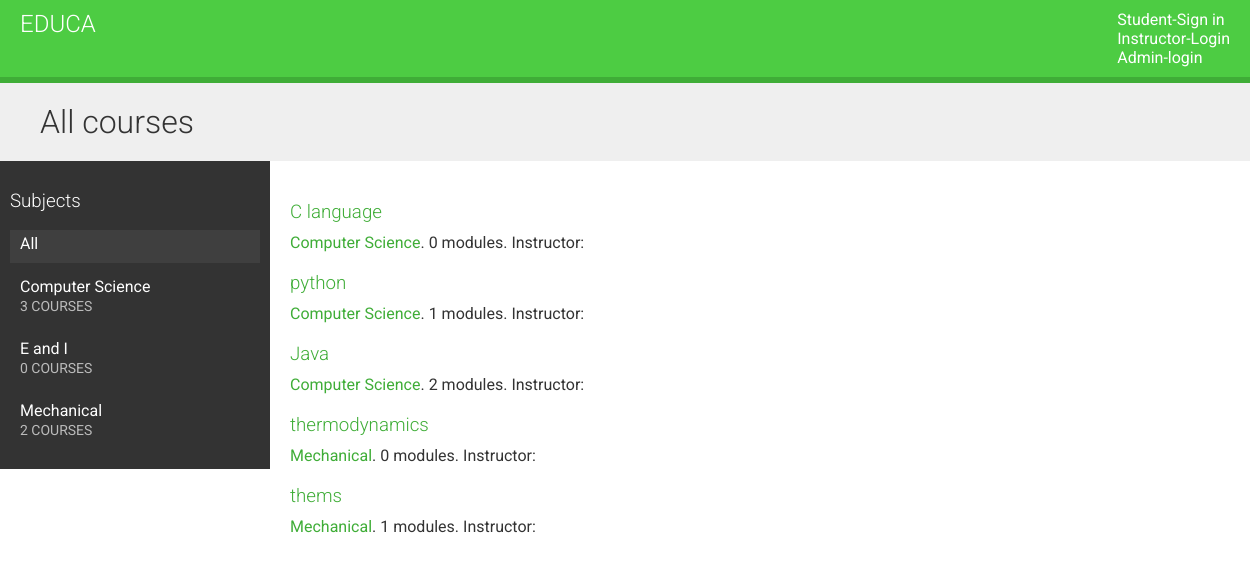
Screenshot of /course/ with the database file from the repository.
### courses/models.py (models this page shows, shortened)
class Subject(models.Model):
    title = models.CharField(max_length=200)
    slug = models.SlugField(max_length=200, unique=True)
    class Meta:
        ordering = ['title']
    def __str__(self):
        return self.title

class Course(models.Model):
    owner = models.ForeignKey(User, related_name='courses_created',on_delete = models.CASCADE)
    subject = models.ForeignKey(Subject, related_name='courses',on_delete=models.CASCADE)
    title = models.CharField(max_length=200)
    slug = models.SlugField(max_length=200, unique=True)
    overview = models.TextField()
    created = models.DateTimeField(auto_now_add=True)
    students = models.ManyToManyField(User,
                                      related_name='courses_enrolled',
                                      blank=True)
    class Meta:
        ordering = ['-created']

### courses/views.py (the view)
# urls.py: url(r'^subject/(?P<subject>[\w-]+)/$', views.CourseListView.as_view(), name='course_list_subject'),
class CourseListView(TemplateResponseMixin, View):
    model = Course
    template_name = 'courses/course/list.html'
    def get(self, request, subject=None):
        subjects = cache.get('all_subjects')
        if not subjects:
            subjects = Subject.objects.annotate(total_courses=Count('courses'))
            cache.set('all_subjects', subjects)
        all_courses = Course.objects.annotate(total_modules=Count('modules'))
        if subject:
            subject = get_object_or_404(Subject, slug=subject)
            key = 'subject_{}_courses'.format(subject.id)
            courses = cache.get(key)
            if not courses:
                courses = all_courses.filter(subject=subject)
                cache.set(key, courses)
        else:
            courses = cache.get('all_courses')
            if not courses:
                courses = all_courses
                cache.set('all_courses', courses)
        return self.render_to_response({'subjects': subjects,
                                        'subject': subject,
                                        'courses': courses})

### courses/templates/courses/course/list.html (shortened to what this page needs)
{% extends "base.html" %}
{% block content %}
    <h1>
        {% if subject %}
            {{ subject.title }} courses
        {% else %}
            All courses
        {% endif %}
    </h1>
    <div class="contents">
        <h3>Subjects</h3>
        <ul id="modules">
            <li {% if not subject %}class="selected"{% endif %}>
                <a href="{% url "course_list" %}">All</a>
            </li>
            {% for s in subjects %}
                <li {% if subject == s %}class="selected"{% endif %}>
                    <a href="{% url "course_list_subject" s.slug %}">
                        {{ s.title }}
                        <br><span>{{ s.total_courses }} courses</span>
                    </a>
                </li>
            {% endfor %}
        </ul>
    </div>
    <div class="module">
        {% for course in courses %}
            {% with subject=course.subject %}
                <h3><a href="{% url "course_detail" course.slug %}">{{ course.title }}</a></h3>
                <p>
                    <a href="{% url "course_list_subject" subject.slug %}">{{ subject }}</a>.
                    {{ course.total_modules }} modules.
                    Instructor: {{ course.owner.get_full_name }}
                </p>
            {% endwith %}
        {% endfor %}
    </div>
{% endblock %}

### courses/templates/base.html (shortened to what this page needs)
{% load static%}
<!DOCTYPE html>
<html>
<head>
    <link href="{% static "css/base.css" %}" rel="stylesheet">
</head>
<body>
    <div id="header">
        <a href="/" class="logo">Educa</a>
        <ul class="menu">
            {% if request.user.is_authenticated %}
                <li><a href="{% url "logout" %}">Sign out</a></li>
            {% else %}
                <li><a href="{% url "login" %}">Student-Sign in</a></li>
            <li><a href="http://127.0.0.1:8000/accounts/login/?next=/course/mine/">Instructor-Login</a></li>
            <li><a href="http://127.0.0.1:8000/admin">Admin-login</a></li>
            {% endif %}
        </ul>
    </div>
    <div id="content">
        {% block content %}
        {% endblock %}
    </div>
</body>
</html>

### courses/static/css/base.css (style rules this page uses)
body { margin:0; font-family:'Roboto', sans-serif; font-weight:400; color:#333; }
a { color:#3fad37; text-decoration:none; }
h1, h2, h3, h4, h5, h6 { font-family:'Roboto', sans-serif; font-weight:300; }
h1 { background:#efefef; width:100%; overflow:auto; padding:20px 0 20px 40px; margin:0; }
.module { overflow:auto; }
.module h3 { margin:30px 0 0; padding:0; width:100%; }
.module p { margin:10px 0 20px; width:100%; float:left; }
#header { background:#4dcc43; overflow:auto; padding:10px 20px; border-bottom:6px solid #3fad37; }
#header .logo { text-decoration:none; font-family:'Roboto', sans-serif; font-weight:300; text-transform:uppercase; font-size:24px; color:#fff; float:left; }
#header a { color:#fff; }
#header .menu { list-style:none; float:right; margin:0; padding:0; }
.contents { width:20%; padding:10px; float:left; background:#333; color: #fff; font-family:'Roboto', sans-serif; }
.contents ul { list-style:none; margin:0; padding:0; }
.contents ul li { margin:0 0 10px 0; padding:4px 10px 10px; overflow:auto; }
.contents ul li.selected { background:#3f3f3f; }
.contents ul span { text-transform:uppercase; color:#bbb; font-size:14px; }
.contents ul a { display:block; color:#fff; text-decoration:none; }
.module { padding:10px 20px; float:left; }

### rows the page displays
Subject: title "Computer Science", total_courses "3"
Subject: title "E and I", total_courses "0"
Subject: title "Mechanical", total_courses "2"
Course: title "C language", subject "Computer Science", total_modules "0"
Course: title "python", subject "Computer Science", total_modules "1"
Course: title "Java", subject "Computer Science", total_modules "2"
Course: title "thermodynamics", subject "Mechanical", total_modules "0"
Course: title "thems", subject "Mechanical", total_modules "1"
